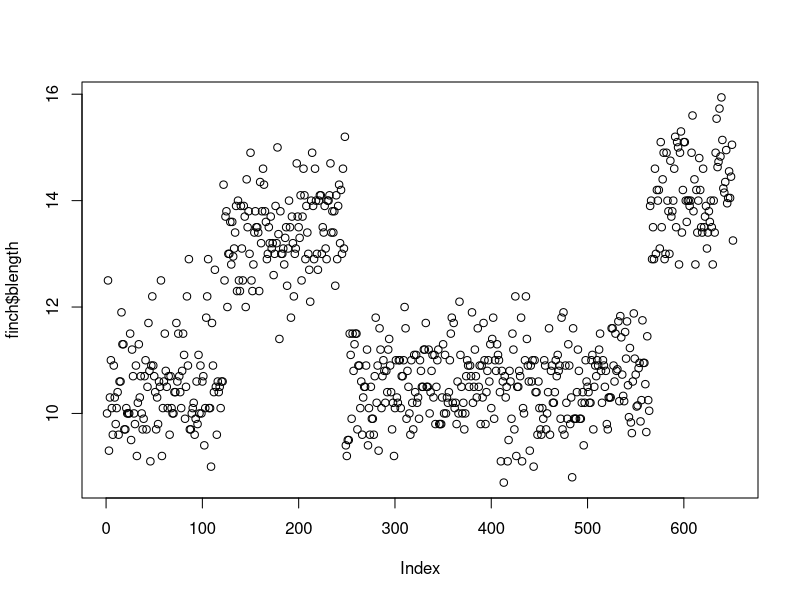
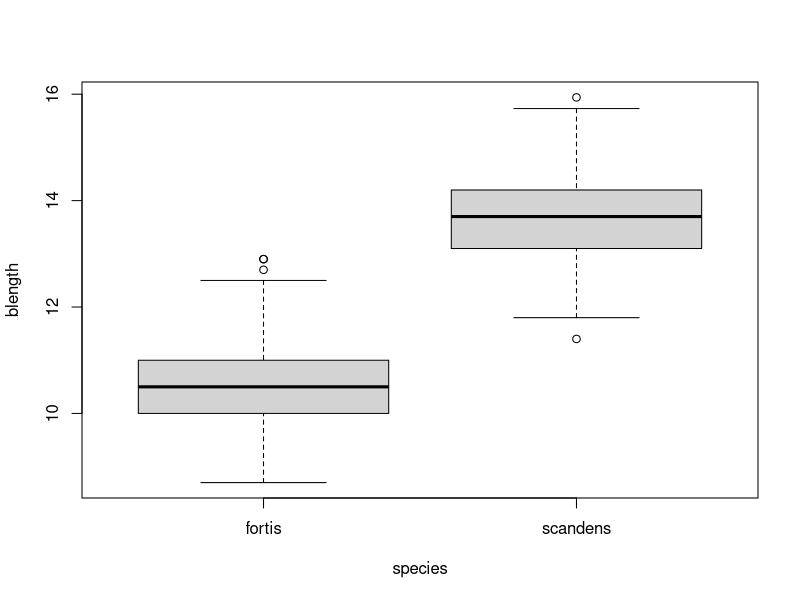
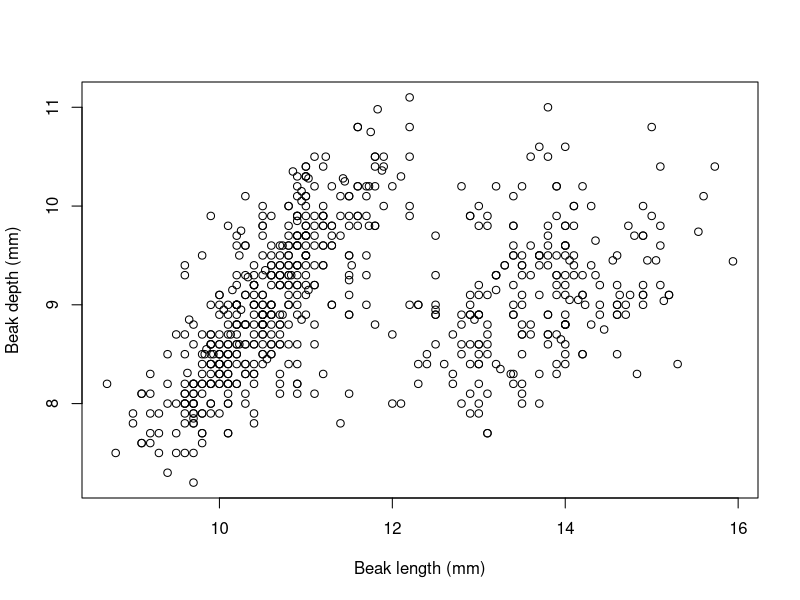
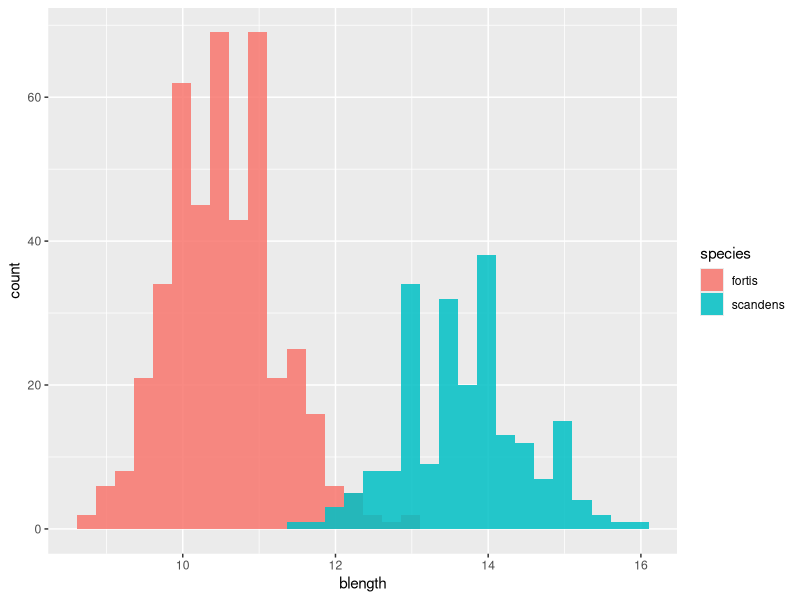
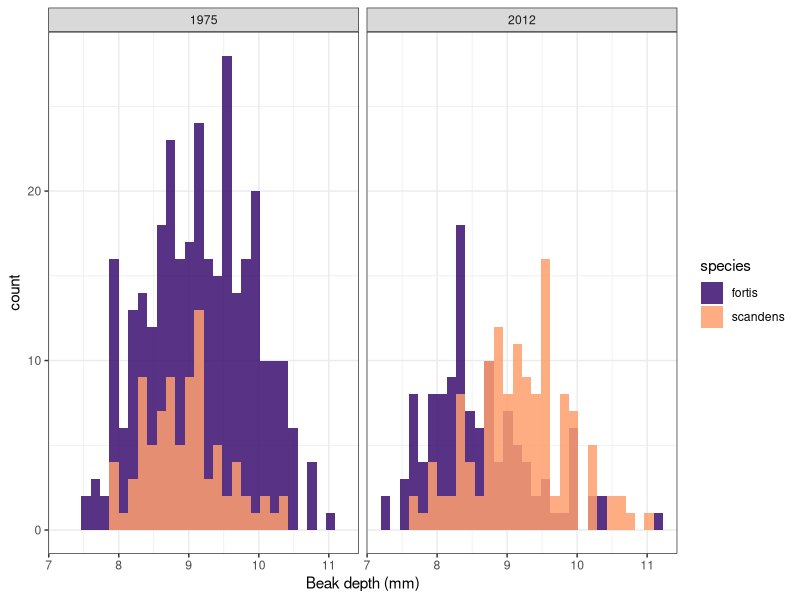
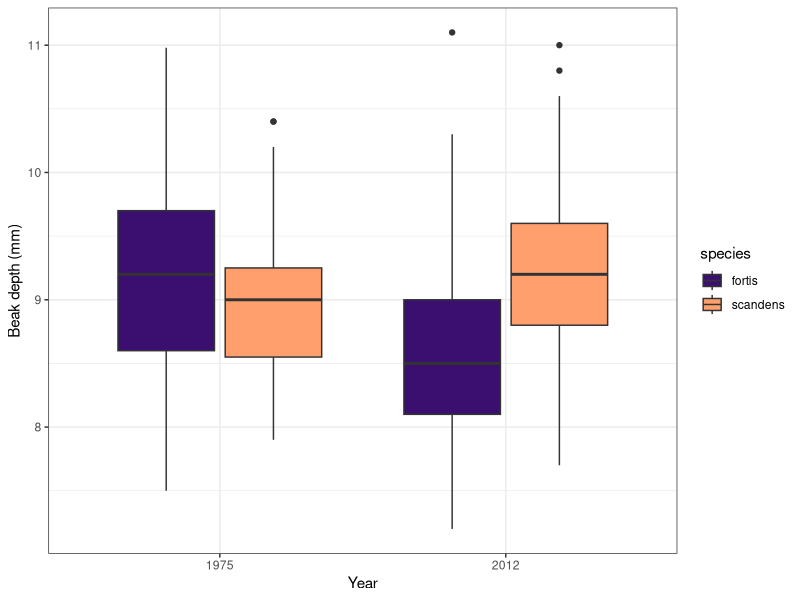
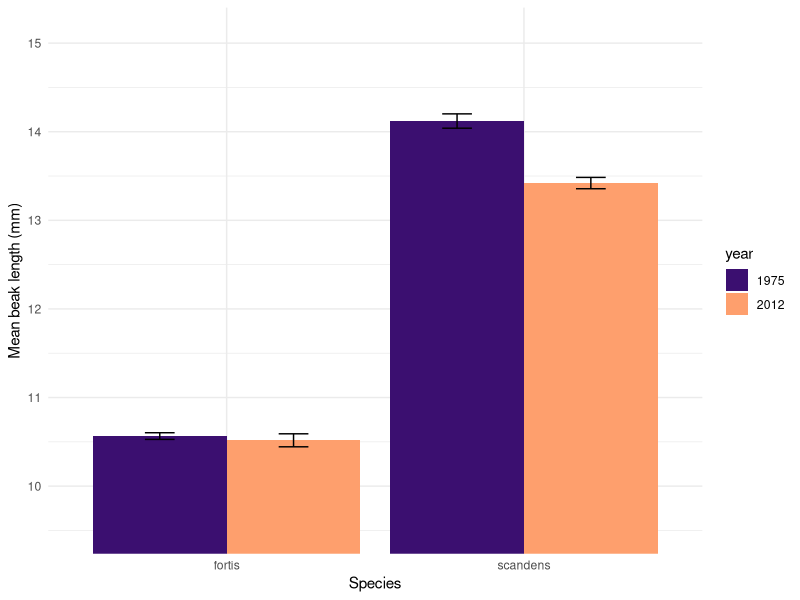
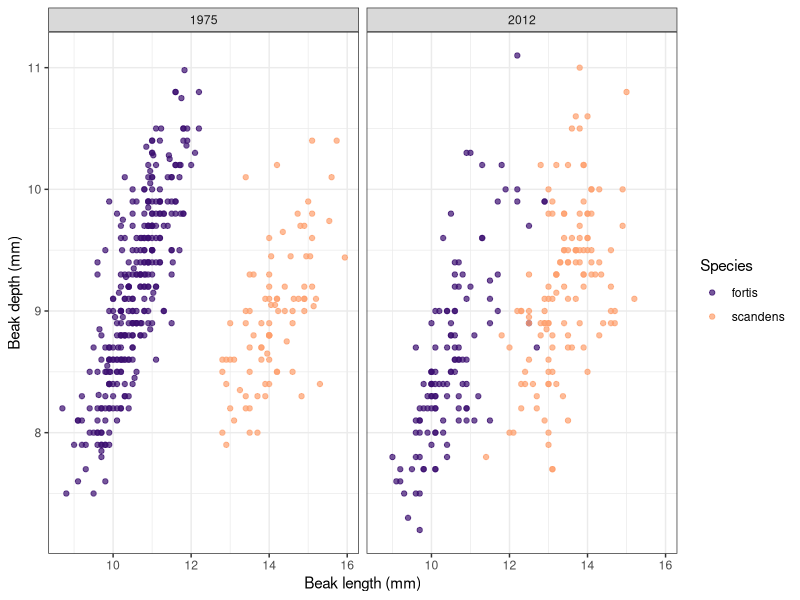

These figures' R source, in order:
# homework script

library(tidyverse)
finch <- read.csv("data/galapago-finches.csv",
                  stringsAsFactors = TRUE)

# problem 1.1 
names(finch)

# problem 1.2
# The answer is species then year

# problem 1.3
str(finch)

# problem 1.4
# The factor column is "species"
# Number of levels:2
nlevels(finch$species)


# problem 1.5
mode(finch$year)
# answer is numeric

# problem 1.6
as_tibble(finch)

# problem 1.7
unique(finch$year)

# problem 1.8
distinct(finch,year,species)

#problem 2.1
plot(finch$blength)

#problem 2.2
#The data does not appear to follow any trend but there is no obvious outlines. 

# problem 2.3
plot(blength ~ species, data = finch)

# problem 2.4
# The species Scandens have a higher median beak length.
# there is lots of variation in the data and overlap which indicates there is-
# - similarities in the data

# problem 2.5
plot(finch$blength, finch$bdepth,
     xlab = "Beak length (mm)",
     ylab = "Beak depth (mm)")

#problem 2.6
# there is no obvious relationship when comparing blength and bdepth. 
# there might be a slight increase in beak depth as beak length increases

#problem 3.1
finch |>
  filter(blength>15)

#problem 3.2
# there are 13 rows
# there is the species scandens and the years 1975 and 2012

# problem 3.3
finch |>
  filter(species=="fortis", bdepth<8)
# there are 35 rows

# problem 3.4
finch |>
  filter(blength==10|
         blength==12)

# problem 3.5
finch_year<-finch |>
  mutate (year = factor(year, levels = c(1975, 2012)))
as_tibble(finch_year)

#problem 3.6
finch_year_means <- finch_year|>
  group_by(species, year) |> 
  summarise(
    mean_blength = mean(blength),
    sd_blength = sd(blength),
    n = n(),
    se_blength = sd_blength / sqrt(n)
  ) |>
  ungroup()

# problem 4.1
ggplot(data=finch,
       aes(x=blength,
           fill=species))+ 
  geom_histogram(position="identity",
                 alpha=.85)

#problem 4.2
ggplot(finch, aes(x = bdepth, fill = species)) +
  geom_histogram(position = "identity", alpha = 0.85,) +
  facet_wrap(~year) +
  scale_fill_viridis_d(begin = 0.2, end = 0.8,option="magma") +
  labs(x = "Beak depth (mm)") +
  theme_bw()

#problem 4.3
ggplot(finch_year, aes(x = year, y = bdepth, fill = species)) +
  geom_boxplot() +
  scale_fill_viridis_d(begin = 0.2, end = 0.8, option="magma") +
  labs(x = "Year", y = "Beak depth (mm)") +
  theme_bw()

#problem 4.4
ggplot(finch_year_means,
       aes(x = species, y = mean_blength, fill = year)) +
  geom_col(position = position_dodge(width = 0.9)) +
  geom_errorbar(
    aes(ymin = mean_blength - se_blength,
        ymax = mean_blength + se_blength),
    width = 0.2,
    position = position_dodge(width = 0.9)
  ) +
  scale_fill_viridis_d(begin = 0.2, end = 0.8,option="magma") +
  labs(y = "Mean beak length (mm)", x = "Species") +
  coord_cartesian(ylim = c(min(finch_year_means$mean_blength) - 1,
                           max(finch_year_means$mean_blength) + 1)) +
  theme_minimal()

#problem 4.5
ggplot(finch_year, aes(x = blength, y = bdepth, color = species)) +
  geom_point(alpha = 0.7) +
  facet_wrap(~year) +
  scale_color_viridis_d(begin = 0.2, end = 0.8,option="magma") +
  labs(
    x = "Beak length (mm)",
    y = "Beak depth (mm)",
    color = "Species"
  ) +
  theme_bw()




